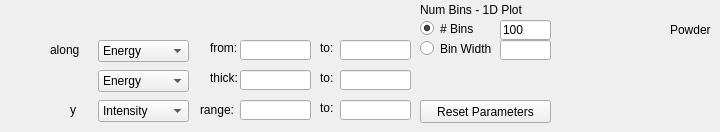
       <widget class="QWidget" name="page_9">
        <widget class="QLabel" name="label_165">
         <property name="geometry">
          <rect>
           <x>670</x>
           <y>20</y>
           <width>41</width>
           <height>20</height>
          </rect>
         </property>
         <property name="text">
          <string>Powder</string>
         </property>
        </widget>
        <widget class="QPushButton" name="MPLpushButtonResetParams">
         <property name="geometry">
          <rect>
           <x>420</x>
           <y>100</y>
           <width>131</width>
           <height>23</height>
          </rect>
         </property>
         <property name="text">
          <string>Reset Parameters</string>
         </property>
        </widget>
        <widget class="QLabel" name="label_59">
         <property name="geometry">
          <rect>
           <x>210</x>
           <y>40</y>
           <width>41</width>
           <height>16</height>
          </rect>
         </property>
         <property name="text">
          <string>from:</string>
         </property>
        </widget>
        <widget class="QLabel" name="label_67">
         <property name="geometry">
          <rect>
           <x>320</x>
           <y>100</y>
           <width>21</width>
           <height>16</height>
          </rect>
         </property>
         <property name="text">
          <string>to:</string>
         </property>
        </widget>
        <widget class="QLabel" name="label_61">
         <property name="geometry">
          <rect>
           <x>320</x>
           <y>70</y>
           <width>21</width>
           <height>16</height>
          </rect>
         </property>
         <property name="text">
          <string>to:</string>
         </property>
        </widget>
        <widget class="QLabel" name="label_58">
         <property name="geometry">
          <rect>
           <x>200</x>
           <y>100</y>
           <width>51</width>
           <height>20</height>
          </rect>
         </property>
         <property name="text">
          <string>range:</string>
         </property>
        </widget>
        <widget class="QLineEdit" name="MPLlineEditPowderCutAlongTo">
         <property name="geometry">
          <rect>
           <x>340</x>
           <y>40</y>
           <width>71</width>
           <height>20</height>
          </rect>
         </property>
        </widget>
        <widget class="QLabel" name="label_60">
         <property name="geometry">
          <rect>
           <x>210</x>
           <y>70</y>
           <width>41</width>
           <height>16</height>
          </rect>
         </property>
         <property name="text">
          <string>thick:</string>
         </property>
        </widget>
        <widget class="QRadioButton" name="radioButtonNBins">
         <property name="geometry">
          <rect>
           <x>420</x>
           <y>20</y>
           <width>82</width>
           <height>17</height>
          </rect>
         </property>
         <property name="text">
          <string># Bins</string>
         </property>
         <property name="checked">
          <bool>true</bool>
         </property>
        </widget>
        <widget class="QLabel" name="label_63">
         <property name="geometry">
          <rect>
           <x>320</x>
           <y>40</y>
           <width>21</width>
           <height>16</height>
          </rect>
         </property>
         <property name="text">
          <string>to:</string>
         </property>
        </widget>
        <widget class="QLineEdit" name="MPLlineEditPowderCutThickFrom">
         <property name="geometry">
          <rect>
           <x>240</x>
           <y>70</y>
           <width>71</width>
           <height>20</height>
          </rect>
         </property>
        </widget>
        <widget class="QLineEdit" name="MPLlineEditPowderCutAlongNbins">
         <property name="geometry">
          <rect>
           <x>500</x>
           <y>20</y>
           <width>51</width>
           <height>20</height>
          </rect>
         </property>
         <property name="text">
          <string>100</string>
         </property>
        </widget>
        <widget class="QLineEdit" name="MPLlineEditPowderCutAlongFrom">
         <property name="geometry">
          <rect>
           <x>240</x>
           <y>40</y>
           <width>71</width>
           <height>20</height>
          </rect>
         </property>
        </widget>
        <widget class="QLineEdit" name="MPLlineEditPowderCutYTo">
         <property name="geometry">
          <rect>
           <x>340</x>
           <y>100</y>
           <width>71</width>
           <height>20</height>
          </rect>
         </property>
        </widget>
        <widget class="QLineEdit" name="MPLlineEditPowderCutYFrom">
         <property name="geometry">
          <rect>
           <x>240</x>
           <y>100</y>
           <width>71</width>
           <height>20</height>
          </rect>
         </property>
        </widget>
        <widget class="QLineEdit" name="MPLlineEditPowderCutAlongStep">
         <property name="geometry">
          <rect>
           <x>500</x>
           <y>40</y>
           <width>51</width>
           <height>20</height>
          </rect>
         </property>
         <property name="text">
          <string/>
         </property>
        </widget>
        <widget class="QLabel" name="label_57">
         <property name="geometry">
          <rect>
           <x>50</x>
           <y>40</y>
           <width>51</width>
           <height>20</height>
          </rect>
         </property>
         <property name="text">
          <string>along</string>
         </property>
        </widget>
        <widget class="QComboBox" name="MPLcomboBoxPowderCutAlong">
         <property name="geometry">
          <rect>
           <x>98</x>
           <y>40</y>
           <width>91</width>
           <height>22</height>
          </rect>
         </property>
         <item>
          <property name="text">
           <string>Energy</string>
          </property>
         </item>
         <item>
          <property name="text">
           <string>|Q|</string>
          </property>
         </item>
         <item>
          <property name="text">
           <string>2Theta</string>
          </property>
         </item>
         <item>
          <property name="text">
           <string>Det Pixels</string>
          </property>
         </item>
        </widget>
        <widget class="QComboBox" name="MPLcomboBoxPowderCutThick">
         <property name="geometry">
          <rect>
           <x>98</x>
           <y>70</y>
           <width>91</width>
           <height>22</height>
          </rect>
         </property>
         <item>
          <property name="text">
           <string>Energy</string>
          </property>
         </item>
         <item>
          <property name="text">
           <string>|Q|</string>
          </property>
         </item>
         <item>
          <property name="text">
           <string>2Theta</string>
          </property>
         </item>
         <item>
          <property name="text">
           <string>Det Pixels</string>
          </property>
         </item>
        </widget>
        <widget class="QLabel" name="label_66">
         <property name="geometry">
          <rect>
           <x>70</x>
           <y>100</y>
           <width>21</width>
           <height>20</height>
          </rect>
         </property>
         <property name="text">
          <string>y</string>
         </property>
        </widget>
        <widget class="QLineEdit" name="MPLlineEditPowderCutThickTo">
         <property name="geometry">
          <rect>
           <x>340</x>
           <y>70</y>
           <width>71</width>
           <height>20</height>
          </rect>
         </property>
        </widget>
        <widget class="QRadioButton" name="radioButtonBinWidth">
         <property name="geometry">
          <rect>
           <x>420</x>
           <y>40</y>
           <width>82</width>
           <height>17</height>
          </rect>
         </property>
         <property name="text">
          <string>Bin Width</string>
         </property>
        </widget>
        <widget class="QComboBox" name="MPLcomboBoxPowderCutY">
         <property name="geometry">
          <rect>
           <x>98</x>
           <y>100</y>
           <width>91</width>
           <height>22</height>
          </rect>
         </property>
         <item>
          <property name="text">
           <string>Intensity</string>
          </property>
         </item>
         <item>
          <property name="text">
           <string>Energy</string>
          </property>
         </item>
         <item>
          <property name="text">
           <string>|Q|</string>
          </property>
         </item>
         <item>
          <property name="text">
           <string>2Theta</string>
          </property>
         </item>
         <item>
          <property name="text">
           <string>Det Pixels</string>
          </property>
         </item>
        </widget>
        <widget class="QLabel" name="label_13">
         <property name="geometry">
          <rect>
           <x>420</x>
           <y>0</y>
           <width>131</width>
           <height>20</height>
          </rect>
         </property>
         <property name="text">
          <string>Num Bins - 1D Plot</string>
         </property>
        </widget>
       </widget>
